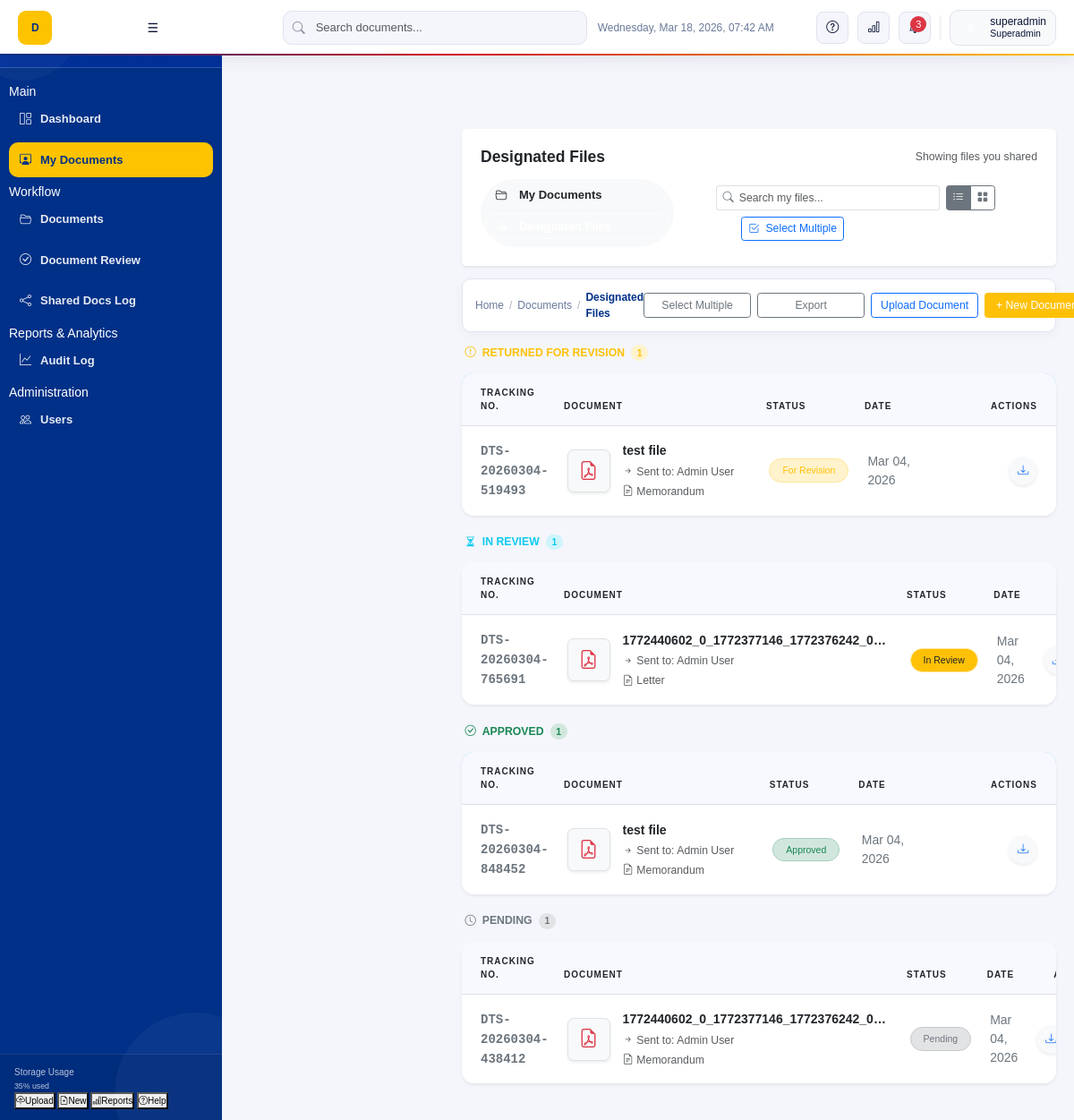
Screenshot of /documents/my_documents.php?tab=designated (signed in) with the database file from the repository.
### tables this page shows
CREATE TABLE `documents` (
  `document_id` int(11) NOT NULL,
  `tracking_number` varchar(50) NOT NULL,
  `title` varchar(200) NOT NULL,
  `description` text DEFAULT NULL,
  `type_id` int(11) DEFAULT NULL,
  `status_id` int(11) DEFAULT NULL,
  `created_by` int(11) DEFAULT NULL,
  `created_at` timestamp NOT NULL DEFAULT current_timestamp()
);

CREATE TABLE `document_types` (
  `type_id` int(11) NOT NULL,
  `type_name` varchar(100) NOT NULL
);

### documents/my_documents.php (the view, shortened to what the rows shown need)
<?php
include dirname(__DIR__) . '/plugins/conn.php';
?>
<!DOCTYPE html>
<html lang="en">
<head>
    <link href="https://cdn.jsdelivr.net/npm/bootstrap@5.3.0/dist/css/bootstrap.min.css" rel="stylesheet">
    <link href="https://cdn.jsdelivr.net/npm/bootstrap-icons@1.10.0/font/bootstrap-icons.css" rel="stylesheet">
    <link rel="stylesheet" href="../assets/css/custom.css">
</head>
<body>
    <main class="main-content">
        <?php
        $current_tab = isset($_GET['tab']) ? $_GET['tab'] : 'all';
        $user_id = $_SESSION['user_id'];
        ?>
        <?php
        $query = "SELECT d.*, dt.type_name, ds.status_name, a.file_name, a.file_path, u.username as created_by_user,
                  (SELECT remark FROM document_remarks WHERE document_id = d.document_id ORDER BY created_at DESC LIMIT 1) as latest_remark
                  FROM documents d
                  LEFT JOIN document_types dt ON d.type_id = dt.type_id
                  LEFT JOIN document_status ds ON d.status_id = ds.status_id
                  LEFT JOIN attachments a ON d.document_id = a.document_id
                  LEFT JOIN users u ON d.created_by = u.user_id";
        if ($current_tab == 'designated') {
            $query = "SELECT d.*, dt.type_name, ds.status_name, a.file_name, a.file_path, u.username as created_by_user,
                      sh.recipient_id as recipient_id,
                      CONCAT(recipient.first_name, ' ', recipient.last_name) as recipient_full_name,
                      sh.created_at as shared_at,
                      (SELECT remark FROM document_remarks WHERE document_id = d.document_id ORDER BY created_at DESC LIMIT 1) as latest_remark,
                      (SELECT COUNT(*) FROM document_activity_log dal WHERE dal.document_id = d.document_id AND dal.user_id = sh.recipient_id AND dal.activity_type = 'finished') as is_finished_by_recipient,
                      (SELECT dal2.details FROM document_activity_log dal2 WHERE dal2.document_id = d.document_id AND dal2.user_id = sh.recipient_id AND dal2.activity_type = 'finished' ORDER BY dal2.created_at DESC LIMIT 1) as review_remarks,
                      (SELECT dal3.created_at FROM document_activity_log dal3 WHERE dal3.document_id = d.document_id AND dal3.user_id = sh.recipient_id AND dal3.activity_type = 'finished' ORDER BY dal3.created_at DESC LIMIT 1) as review_at
                      FROM documents d
                      LEFT JOIN document_types dt ON d.type_id = dt.type_id
                      LEFT JOIN document_status ds ON d.status_id = ds.status_id
                      LEFT JOIN attachments a ON d.document_id = a.document_id
                      LEFT JOIN users u ON d.created_by = u.user_id
                      JOIN document_shares sh ON d.document_id = sh.document_id
                      LEFT JOIN users recipient ON sh.recipient_id = recipient.user_id
                      WHERE sh.shared_by = ? ORDER BY sh.created_at DESC";
        }
        $stmt = $conn->prepare($query);
        if ($current_tab == 'designated') {
            $stmt->bind_param("i", $user_id);
        } else {
            $stmt->bind_param("ii", $user_id, $user_id);
        }
        $stmt->execute();
        $result = $stmt->get_result();
        $grouped_docs = [];
        $has_docs = false;
        if ($result->num_rows > 0) {
            $has_docs = true;
            while ($row = $result->fetch_assoc()) {
                if ($current_tab == 'designated') {
                    if ((int)$row['status_id'] === 4) {
                        $grouped_docs[4][] = $row;
                    } elseif ((int)$row['status_id'] === 5) {
                        $grouped_docs[5][] = $row;
                    } elseif ((int)$row['status_id'] === 6) {
                        $grouped_docs[6][] = $row;
                    } elseif (isset($row['is_finished_by_recipient']) && $row['is_finished_by_recipient'] > 0) {
                        $grouped_docs[3][] = $row;
                    } else {
                        $grouped_docs[10][] = $row;
                    }
                } else {
                    $grouped_docs[$row['status_id']][] = $row;
                }
            }
        }
        $status_groups = [
            4 => ['label' => 'Returned for Revision', 'icon' => 'bi-exclamation-circle', 'color' => 'text-warning', 'bg' => 'bg-warning-subtle'],
            1 => ['label' => 'Drafts', 'icon' => 'bi-pencil-square', 'color' => 'text-secondary', 'bg' => 'bg-light'],
            2 => ['label' => 'Submitted', 'icon' => 'bi-send', 'color' => 'text-primary', 'bg' => 'bg-primary-subtle'],
            3 => ['label' => 'In Review', 'icon' => 'bi-hourglass-split', 'color' => 'text-info', 'bg' => 'bg-info-subtle'],
            5 => ['label' => 'Approved', 'icon' => 'bi-check-circle', 'color' => 'text-success', 'bg' => 'bg-success-subtle'],
            6 => ['label' => 'Rejected', 'icon' => 'bi-x-circle', 'color' => 'text-danger', 'bg' => 'bg-danger-subtle'],
            10 => ['label' => 'Pending', 'icon' => 'bi-clock', 'color' => 'text-secondary', 'bg' => 'bg-secondary-subtle'],
        ];
        ?>
        <div id="listViewContainer">
            <?php
            if (!$has_docs) {
                echo '<div class="text-center py-5 text-secondary"><i class="bi bi-folder2-open display-4 d-block mb-3 opacity-25"></i><p class="mb-0 fs-5">You haven\'t uploaded any documents yet.</p></div>';
            } else {
                foreach ($status_groups as $status_id => $group) {
                    if (empty($grouped_docs[$status_id])) continue;
                    echo '<div class="status-group-list mb-4">';
                    echo '<div class="d-flex align-items-center mb-3 px-1">';
                    echo '<h6 class="mb-0 fw-bold ' . $group['color'] . ' text-uppercase small ls-1"><i class="bi ' . $group['icon'] . ' me-2"></i>' . $group['label'] . '</h6>';
                    echo '<span class="badge ' . $group['bg'] . ' ' . $group['color'] . ' ms-2 rounded-pill">' . count($grouped_docs[$status_id]) . '</span>';
                    echo '</div>';
                    echo '<div class="card border-0 shadow-sm overflow-hidden rounded-4">';
                    echo '<div class="table-responsive">';
                    echo '<table class="table table-hover align-middle mb-0" style="border-collapse: separate; border-spacing: 0;">';
                    echo '<thead style="background-color: skyblue !important;" class="text-dark">';
                    echo '<tr>';
                    echo '<th class="ps-4 py-3 text-uppercase fw-bold small border-bottom" style="letter-spacing: 1px; width: 15%;">Tracking No.</th>';
                    echo '<th class="py-3 text-uppercase fw-bold small border-bottom" style="letter-spacing: 1px; width: 35%;">Document</th>';
                    echo '<th class="py-3 text-uppercase fw-bold small border-bottom" style="letter-spacing: 1px; width: 15%;">Status</th>';
                    echo '<th class="py-3 text-uppercase fw-bold small border-bottom" style="letter-spacing: 1px; width: 15%;">Date</th>';
                    echo '<th class="pe-4 py-3 text-end text-uppercase fw-bold small border-bottom" style="letter-spacing: 1px; width: 20%;">Actions</th>';
                    echo '</tr></thead><tbody>';
                    foreach ($grouped_docs[$status_id] as $row) {
                        $file_ext = strtolower(pathinfo($row['file_name'], PATHINFO_EXTENSION));
                        $icon_class = 'bi-file-earmark';
                        $icon_color = 'text-secondary';
                        switch ($file_ext) {
                            case 'pdf': $icon_class = 'bi-file-earmark-pdf'; $icon_color = 'text-danger'; break;
                        }
                        $status_badge = '<span class="badge bg-secondary-subtle text-secondary rounded-pill px-3 py-2 fw-medium border border-secondary-subtle">Draft</span>';
                        if ($row['status_id'] == 2) $status_badge = '<span class="badge bg-primary-subtle text-primary rounded-pill px-3 py-2 fw-medium border border-primary-subtle">Submitted</span>';
                        elseif ($row['status_id'] == 3) $status_badge = '<span class="badge bg-info-subtle text-info rounded-pill px-3 py-2 fw-medium border border-info-subtle">In Review</span>';
                        elseif ($row['status_id'] == 4) $status_badge = '<span class="badge bg-warning-subtle text-warning rounded-pill px-3 py-2 fw-medium border border-warning-subtle">For Revision</span>';
                        if ($current_tab == 'designated') {
                            if ((int)$row['status_id'] === 4) {
                                $status_badge = '<span class="badge bg-warning-subtle text-warning rounded-pill px-3 py-2 fw-medium border border-warning-subtle">For Revision</span>';
                            } elseif ((int)$row['status_id'] === 5) {
                                $status_badge = '<span class="badge bg-success-subtle text-success rounded-pill px-3 py-2 fw-medium border border-success-subtle">Approved</span>';
                            } elseif (isset($row['is_finished_by_recipient']) && $row['is_finished_by_recipient'] > 0) {
                                $status_badge = '<span class="badge bg-warning text-dark rounded-pill px-3 py-2 fw-medium border border-warning-subtle">In Review</span>';
                            } else {
                                $status_badge = '<span class="badge bg-secondary-subtle text-secondary rounded-pill px-3 py-2 fw-medium border border-secondary-subtle">Pending</span>';
                            }
                        } elseif ($row['status_id'] == 5) {
                            $status_badge = '<span class="badge bg-success-subtle text-success rounded-pill px-3 py-2 fw-medium border border-success-subtle">Approved</span>';
                        }
                        $date_uploaded = date('M d, Y', strtotime($row['created_at']));
                        $view_data = [
                            'document_id' => $row['document_id'],
                            'tracking_number' => $row['tracking_number'],
                            'title' => $row['title'],
                            'type_name' => $row['type_name'],
                            'status_name' => $row['status_name'],
                            'status_id' => $row['status_id'],
                            'description' => $row['description'],
                            'date_uploaded' => $date_uploaded,
                            'file_name' => $row['file_name'],
                            'file_path' => $row['file_path'],
                            'created_by_user' => $row['created_by_user'] ?? 'Unknown',
                            'recipient_full_name' => $row['recipient_full_name'] ?? null,
                            'recipient_id' => $row['recipient_id'] ?? null,
                            'is_finished_by_recipient' => $row['is_finished_by_recipient'] ?? 0,
                            'shared_at' => $row['shared_at'] ?? null,
                            'review_remarks' => $row['review_remarks'] ?? null,
                            'review_at' => $row['review_at'] ?? null
                        ];
                        $json_data = json_encode($view_data, JSON_HEX_APOS | JSON_HEX_QUOT);
                        echo '<tr class="align-middle position-relative hover-shadow transition-all" style="cursor: pointer; transition: all 0.2s ease;">';
                        echo '<td onclick=\'openViewModal('.$json_data.')\' class="ps-4 border-bottom-0"><span class="font-monospace text-secondary fw-semibold">'.htmlspecialchars($row['tracking_number']).'</span></td>';
                        echo '<td onclick=\'openViewModal('.$json_data.')\' class="border-bottom-0">
                                <div class="d-flex align-items-center py-2">
                                    <div class="rounded-3 bg-light d-flex align-items-center justify-content-center shadow-sm border" style="width: 48px; height: 48px; min-width: 48px;">
                                        <i class="bi '.$icon_class.' fs-4 '.$icon_color.'"></i>
                                    </div>
                                    <div class="ms-3" style="min-width: 0;">
                                        <div class="fw-bold text-dark text-truncate mb-1" style="max-width: 300px; font-size: 1rem;">'.htmlspecialchars($row['title']).'</div>';
                        if ($current_tab == 'designated' && !empty($row['recipient_full_name'])) {
                            echo '<div class="text-muted small fw-normal mb-1"><i class="bi bi-arrow-right-short"></i> Sent to: ' . htmlspecialchars($row['recipient_full_name']) . '</div>';
                        }
                        echo '          <div class="small text-muted d-flex align-items-center">
                                            <i class="bi bi-file-earmark-text me-1"></i>
                                            '.htmlspecialchars($row['type_name']).'
                                        </div>
                                    </div>
                                </div>
                              </td>';
                        echo '<td onclick=\'openViewModal('.$json_data.')\' class="border-bottom-0">'.$status_badge.'</td>';
                        echo '<td onclick=\'openViewModal('.$json_data.')\' class="text-secondary fw-medium border-bottom-0">'.$date_uploaded.'</td>';
                        echo '<td class="pe-4 text-end border-bottom-0" onclick="event.stopPropagation()">
                                <div class="d-flex justify-content-end gap-2">';
                        echo '<button class="btn btn-light btn-sm text-primary rounded-circle shadow-sm hover-scale" style="width: 32px; height: 32px;" title="Download" data-bs-toggle="tooltip" onclick="event.stopPropagation(); confirmDownload('.$row['document_id'].')"><i class="bi bi-download"></i></button>';
                        echo '</div></td></tr>';
                    }
                    echo '</tbody></table></div></div></div>';
                }
            }
            ?>
        </div>
    </main>
</body>
</html>

### rows the page displays
documents: tracking_number "DTS-20260304-519493", title "test file", recipient_full_name "Admin User", type.type_name "Memorandum", shows "For Revision", created_at "Mar 04, 2026"
documents: tracking_number "DTS-20260304-765691", title "1772440602_0_1772377146_1772376242_0…", recipient_full_name "Admin User", type.type_name "Letter", shows "In Review", created_at "Mar 04, 2026"
documents: tracking_number "DTS-20260304-848452", title "test file", recipient_full_name "Admin User", type.type_name "Memorandum", shows "Approved", created_at "Mar 04, 2026"
documents: tracking_number "DTS-20260304-438412", title "1772440602_0_1772377146_1772376242_0…", recipient_full_name "Admin User", type.type_name "Memorandum", shows "Pending", created_at "Mar 04, 2026"

### other values shown
$_SESSION['username'] "superadmin"
$roleDisplay "Superadmin"
$group['label'] "RETURNED FOR REVISION"
count($grouped_docs[$status_id]) "1"
$group['label'] "IN REVIEW"
$group['label'] "APPROVED"
$group['label'] "PENDING"
